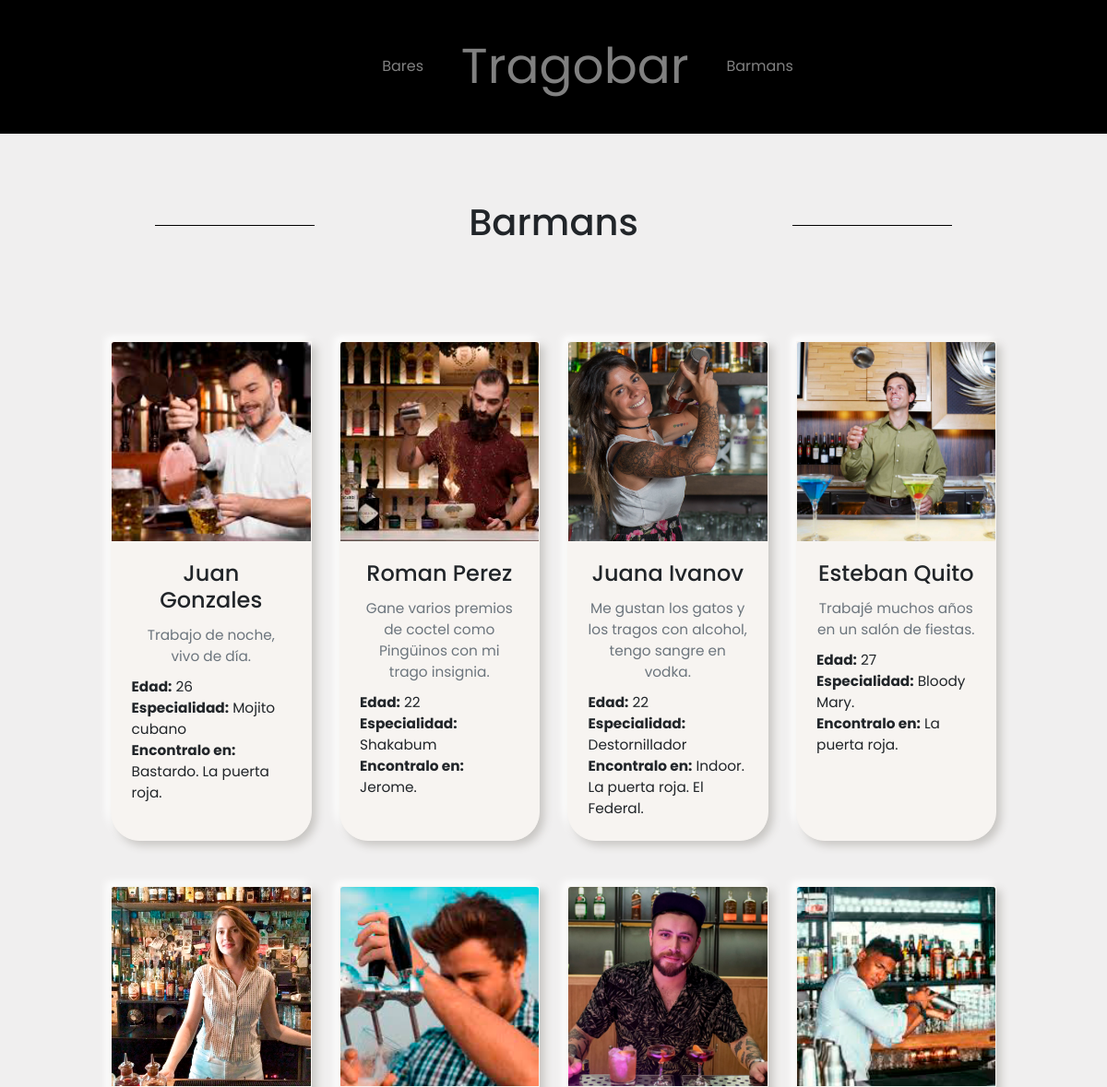
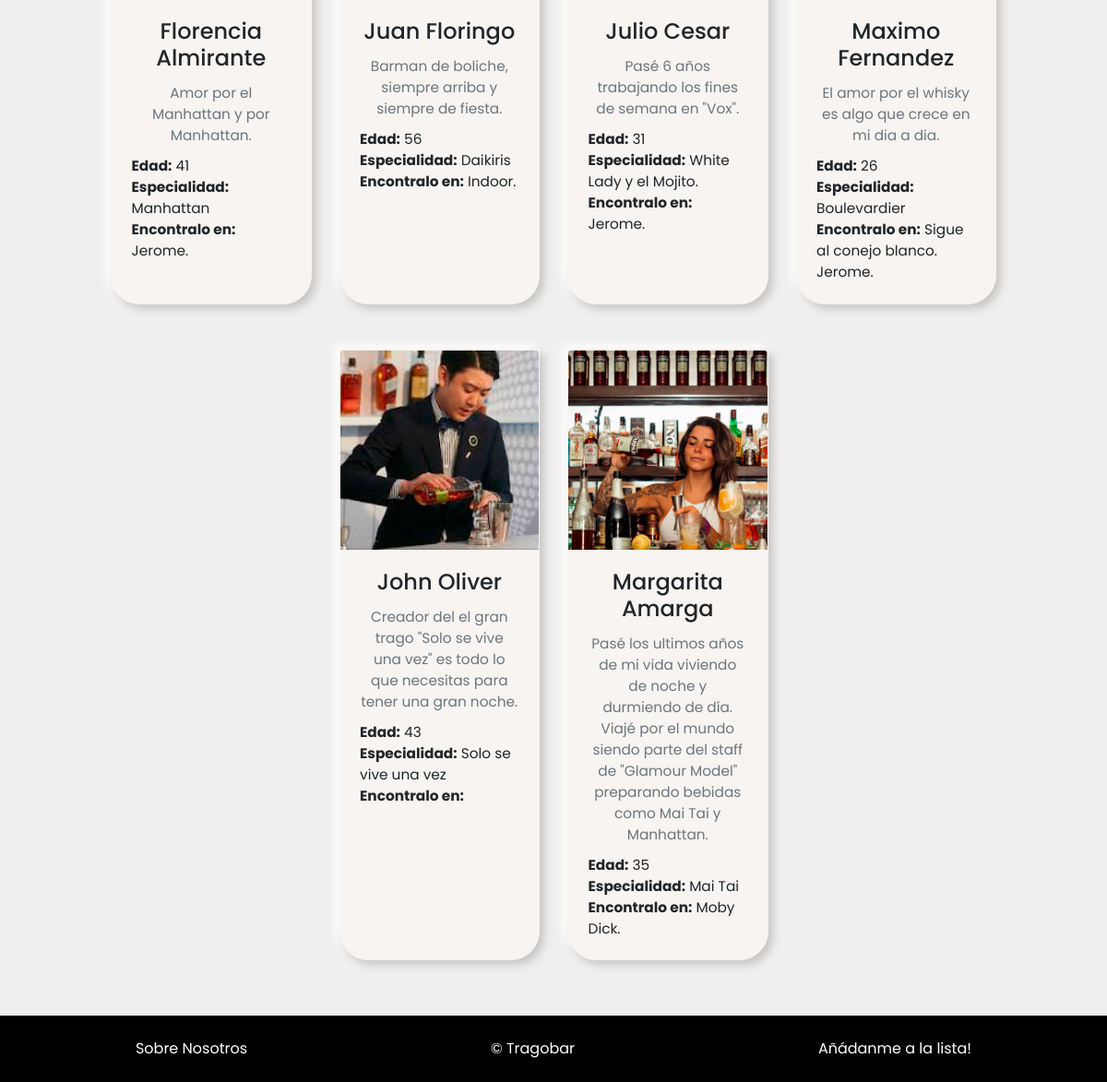
The page /barman.php on the database its author committed (2 pictures, top to bottom).
### tables this page shows
CREATE TABLE `barman` (
  `id_barman` int(10) UNSIGNED NOT NULL,
  `nombre` varchar(100) NOT NULL,
  `apellido` varchar(100) NOT NULL,
  `edad` int(10) UNSIGNED NOT NULL,
  `descripcion` varchar(255) DEFAULT NULL,
  `especialidad` varchar(100) DEFAULT NULL,
  `imgs` varchar(255) DEFAULT NULL
);

CREATE TABLE `bar` (
  `id_bar` int(10) UNSIGNED NOT NULL,
  `name` varchar(255) DEFAULT NULL,
  `localidad` varchar(255) DEFAULT NULL,
  `estrellas` varchar(255) DEFAULT NULL,
  `comida` varchar(255) NOT NULL,
  `descripcion` varchar(10000) DEFAULT NULL,
  `img` varchar(255) DEFAULT NULL,
  `intro` varchar(255) DEFAULT NULL
);

### barman.php (the view)
<?php
    require 'parciales/header.php';
    $consulta_barman = 'SELECT * FROM barman';
    $resultados_barman = mysqli_query($conexionDB, $consulta_barman);
    $consulta_bar = 'SELECT * FROM bar';
    $resultados_bar = mysqli_query($conexionDB, $consulta_bar);
?>
<div class="container-fluid" id="barmans">
    <div class="d-flex flex-row justify-content-between titulo">
        <hr class="align-self-center">
        <h1>Barmans</h1>
        <hr class="align-self-center">
    </div>
    <div class="row justify-content-center">
        <?php foreach($resultados_barman as $barman){ ?>
            <div class="col-sm-12 col-md-6 col-lg-3 col-card">
                <div class="card d-flex flex-column">
                    <img class="card-img-top img-fluid"
                        src="<?="img/".$barman['imgs']?>"
                        alt="<?=$barman['nombre']." ".$barman['apellido']?>">
                    <div class="card-body mb-auto">
                        <h4 class="card-title"><?= $barman['nombre'] . " " . $barman['apellido']?></h4>
                        <p class="card-text text-secondary"><?= $barman['descripcion']?></p>
                        <div class="datos">
                            <p><b>Edad:</b> <?= $barman['edad']?></p>
                            <p><b>Especialidad:</b> <?= $barman['especialidad']?></p>
                            <p><b>Encontralo en:</b> <?php include "parciales/cargar_barman_en_bar.php"?></p>
                        </div>
                    </div>
                </div>
            </div>
        <?php } ?>
    </div>
</div>
<?php require 'parciales/footer.php';?>

### parciales/header.php (shortened to what this page needs)
<!DOCTYPE html>
<html lang="es">
<head>
	<link rel="stylesheet" href="css/bootstrap.css">
	<link rel="stylesheet" href="css/style.css">
	<link href="https://unpkg.com/aos@2.3.1/dist/aos.css" rel="stylesheet">
</head>
<body>
	<header class="sticky-top">
		<nav class="navbar navbar-expand-lg navbar-dark">
			<div class="collapse navbar-collapse  justify-content-center" id="mainNav">
				<ul class="navbar-nav">
					<li class="nav-item align-self-center">
						<a class="nav-link" href="bares.php">Bares</a>
					</li>
					<li class="nav-item" id="item-especial">
						<a class="nav-link" href="index.php">Tragobar</a>
					</li>
					<li class="nav-item align-self-center"">
						<a class="nav-link" href="barman.php">Barmans</a>
					</li>
				</ul>
			</div>
		</nav>
	</header>

### parciales/cargar_barman_en_bar.php
<?php
    $consulta_enlace = 'SELECT * FROM barman_trabaja_bar WHERE id_barman='.$barman['id_barman'];
    $resultados = mysqli_query($conexionDB, $consulta_enlace);
    foreach($resultados as $res){
        foreach($resultados_bar as $bar){
            if ($res['id_bar'] == $bar['id_bar']) {
                echo $bar['name'],". ";
            }
        }
    }
?>

### parciales/footer.php
	<footer class="container-fluid">
		<div class="d-flex justify-content-around">
			<a class="texto" href="nosotros.php"><p>Sobre Nosotros</p></a>
			<p class="texto">&copy; Tragobar</p>
			<a class="texto" href="registro.php"><p>Añádanme a la lista!</p></a>
		</div>
	</footer>
</body>
</html>

### css/style.css (style rules this page uses)
* { margin: 0; padding: 0; font-family: 'Poppins', sans-serif; }
a, a:hover { text-decoration: none; color: white; }
p { margin: 0; }
.navbar { padding: 1%; background-color: black; }
.nav-item { font-size: 12pt; margin: 3%; color: white; }
#item-especial { font-size: 40pt; text-align: center; }
footer { text-align: center; background-color: black; padding: 2% 4% 2% 4%; color: white; }
#barmans, #bars, #nosotros, #registro, #bar { background-color: #f0efef; padding: 2% 10% 5% 10%; }
.titulo { margin: 5%; text-align: center; }
.titulo hr { width: 20%; border-top: 1px solid rgba(0, 0, 0, 1); }
.col-card { margin-top: 5%; }
.card { text-align: center; height: 100%; border-radius: 31px; border-top-left-radius: 0; border-top-right-radius: 0; border-color: #f7f4f1; background: #f7f4f1; box-shadow: 5px 5px 10px #c8c6c3, -5px -5px 10px #ffffff; }
.card img { width: 100%; }
.card-body { padding: 10%; font-size: 11.5pt; }
.datos { text-align: left; margin-top: 6%; }

### rows shown on the page
barman: imgs (picture), nombre "Juan", apellido "Gonzales", descripcion "Trabajo de noche, vivo de día.", edad "26", especialidad "Mojito cubano"
bar: name "Bastardo"
bar: name "La puerta roja"
barman: imgs (picture), nombre "Roman", apellido "Perez", descripcion "Gane varios premios de coctel como Pingüinos con mi trago insignia.", edad "22", especialidad "Shakabum"
bar: name "Jerome"
barman: imgs (picture), nombre "Juana", apellido "Ivanov", descripcion "Me gustan los gatos y los tragos con alcohol, tengo sangre en vodka.", edad "22", especialidad "Destornillador"
bar: name "Indoor"
bar: name "El Federal"
barman: imgs (picture), nombre "Esteban", apellido "Quito", descripcion "Trabajé muchos años en un salón de fiestas.", edad "27", especialidad "Bloody Mary."
barman: imgs (picture), nombre "Florencia", apellido "Almirante", descripcion "Amor por el Manhattan y por Manhattan.", edad "41", especialidad "Manhattan"
barman: imgs (picture), nombre "Juan", apellido "Floringo", descripcion "Barman de boliche, siempre arriba y siempre de fiesta.", edad "56", especialidad "Daikiris"
barman: imgs (picture), nombre "Julio", apellido "Cesar", descripcion "Pasé 6 años trabajando los fines de semana en \"Vox\".", edad "31", especialidad "White Lady y el Mojito."
barman: imgs (picture), nombre "Maximo", apellido "Fernandez", descripcion "El amor por el whisky es algo que crece en mi dia a dia.", edad "26", especialidad "Boulevardier"
bar: name "Sigue al conejo blanco"
barman: imgs (picture), nombre "John", apellido "Oliver", descripcion "Creador del el gran trago \"Solo se vive una vez\" es todo lo que necesitas para tener una gran noche.", edad "43", especialidad "Solo se vive una vez"
barman: imgs (picture), nombre "Margarita", apellido "Amarga", descripcion "Pasé los ultimos años de mi vida viviendo de noche y durmiendo de día. Viajé por el mundo siendo parte del staff de \"Glamour Model\" preparando bebidas como Mai Tai y Manhattan.", edad "35", especialidad "Mai Tai"
bar: name "Moby Dick"
